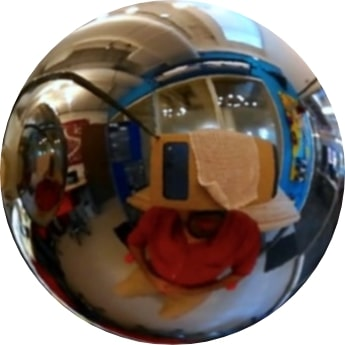
#> input picture spherical/circle-cropped.jpg, 345 x 345 px
$ python unwrapping.py
#> lines starting #> are read from the running program, lines starting #| are printed output that depends on the picture
import cv2
import argparse
import numpy as np
import math

img = cv2.imread("./spherical/circle-cropped.jpg",1)
#> img is the input picture: shape (345, 345, 3); mean B, G, R 106.5, 114, 126.4
height,width,planes = (np.shape(img))
#> height = 345; width = 345; planes = 3
ratio = height/width
#> ratio = 1
dim = (int(720/ratio),720)
#> dim = (720, 720)
img_resize = cv2.resize(img, dim, interpolation = cv2.INTER_AREA)
height,width,plane = np.shape(img_resize)
#> height = 720; width = 720; plane = 3
width_dst = height*2
#> width_dst = 1440
dst_img = np.zeros((height, width_dst,3),dtype= int)

print(height)
#| 720

for k in range(0,3):
    for i in range(1,height):

        altitude = abs(i-int(height/2))

        lat = np.sqrt(abs((height*height)/4 - (altitude*altitude)))
        lat = int(lat)

        if(lat==0):
            continue

        left = (width/2) - lat
        left = int(left)

        right = (width/2) + lat
        right = int(right)

        if(width%2==0):
            left=left-1
            right=right-1

        jump = width_dst/(2*lat)
        if(jump<1):
            jump=1
        #jump = int(jump)


        for j in range(left,right):
            position = int((j-left)*jump)
            #print("position is ",position,"j is ",j)
            if(position>=width_dst or j>=width):
                break;

            dst_img[i,position,k] = img_resize[i,j,k]


    #print(dst_img[0:123,0:149])
    dst_img = dst_img.astype(np.uint8)
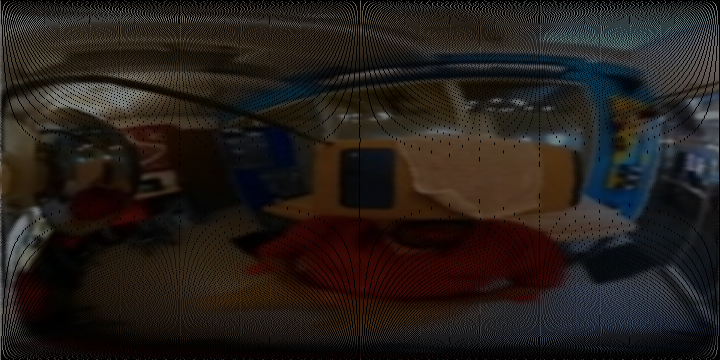
#> dst_img: shape (720, 1440, 3) (shown at 1/2 size); mean B, G, R 25.8, 29.6, 35.8
    #print(dst_img[300,:])

for c in range(0,3):
    for i in range(1,height):
        pixel = 100;
        for j in range(width_dst):

            if(dst_img[i,j,c]!=0):
                pixel = dst_img[i,j,c]

        #print(pixel)
            if(dst_img[i,j,c]==0):
                dst_img[i,j,c] = pixel
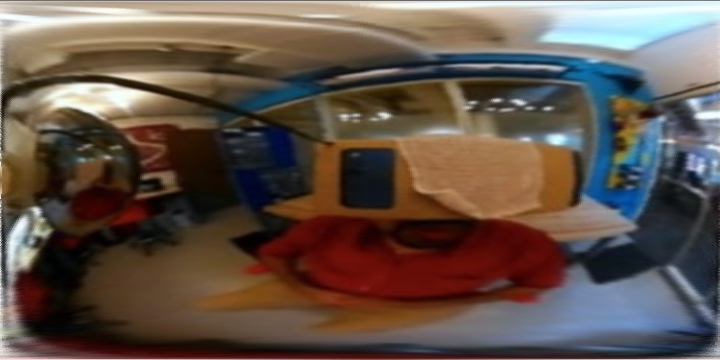
#> dst_img: shape (720, 1440, 3) (shown at 1/2 size); mean B, G, R 73.4, 82.3, 97.4


cv2.imwrite('./panorama/input.jpg',dst_img)
